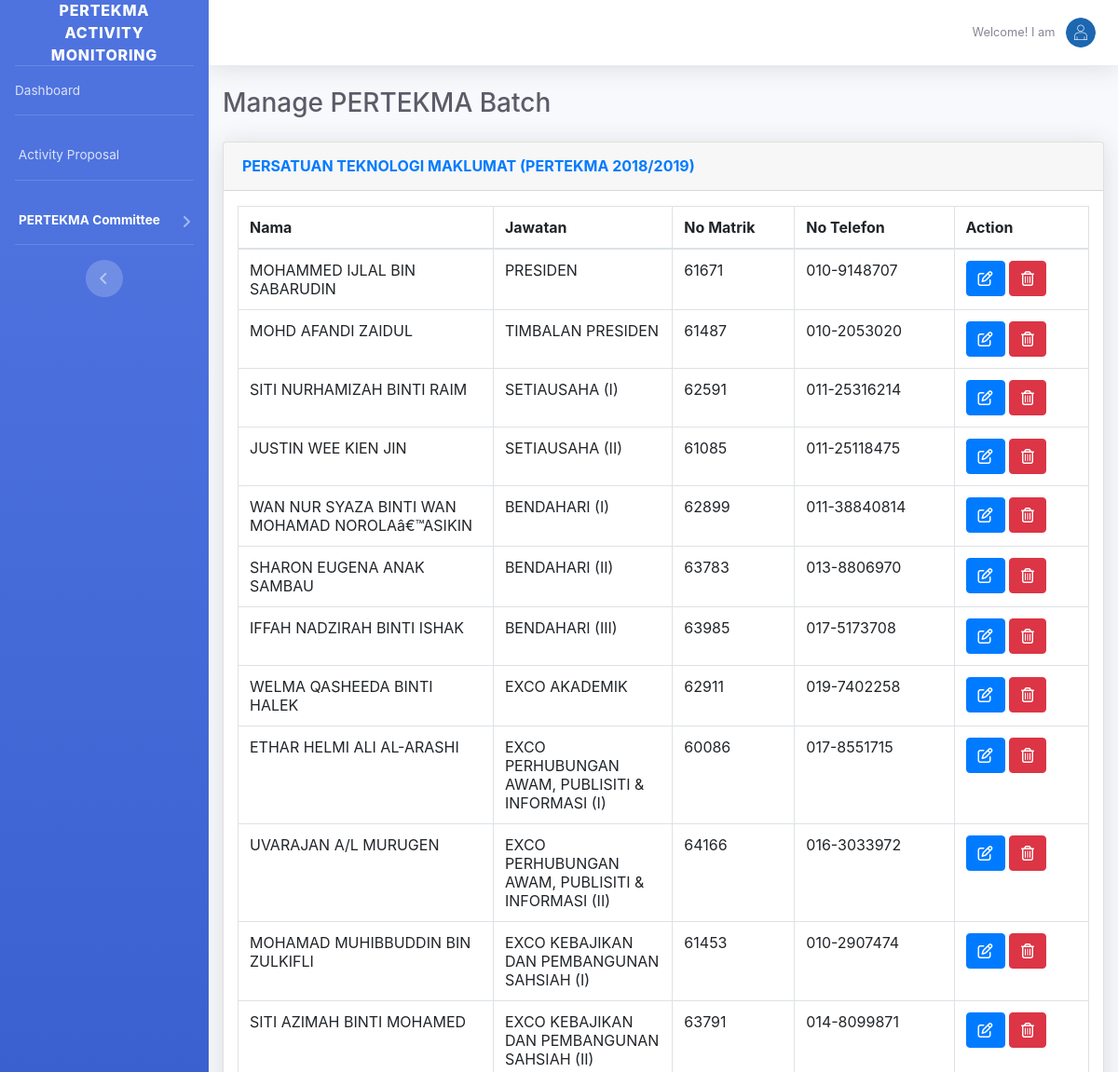
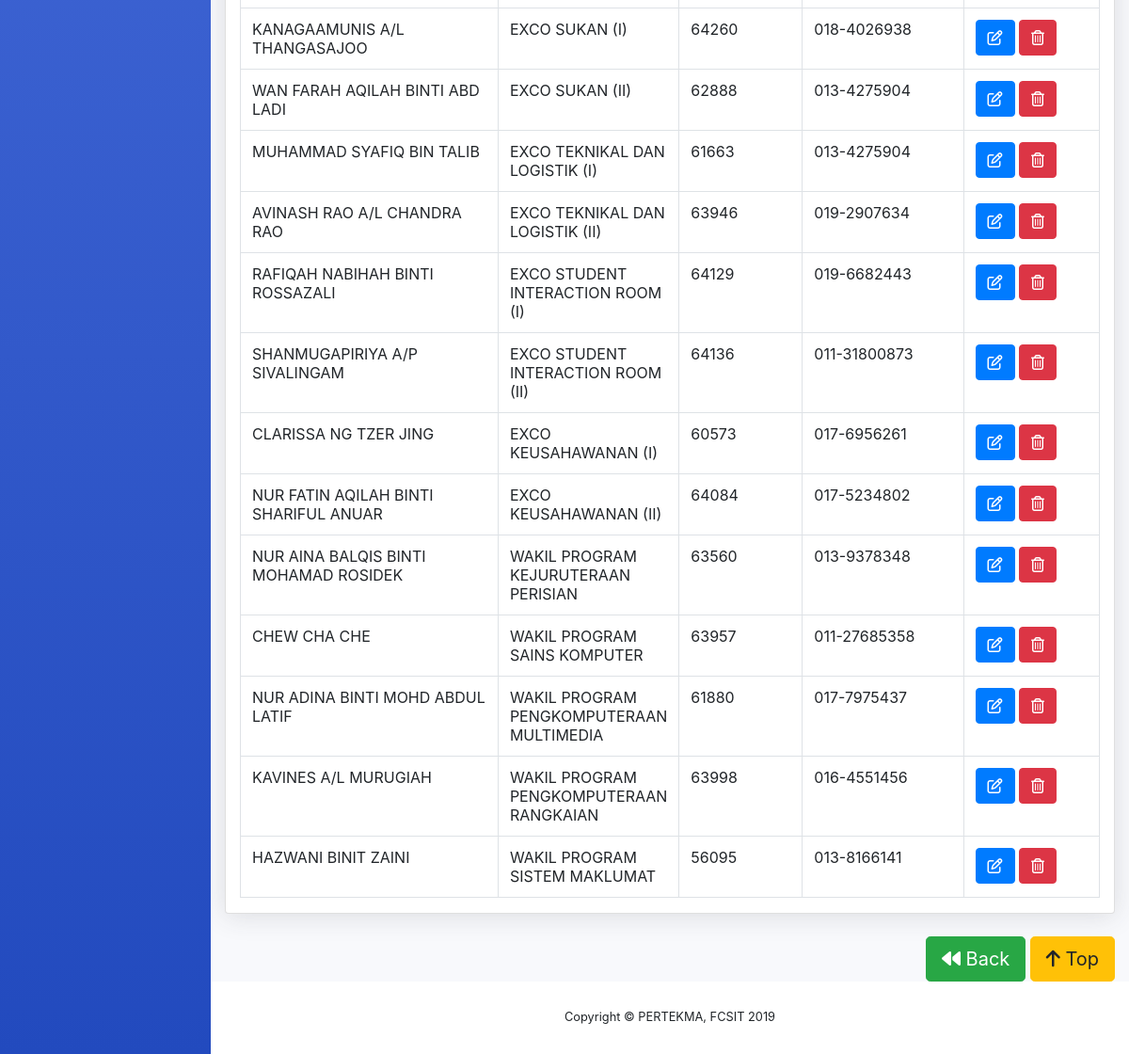
The page /admin/acaSession-view.php?id=3 on the database its author committed (2 pictures, top to bottom).
### tables this page shows
CREATE TABLE `academicsession` (
  `acaSessionId` int(11) NOT NULL,
  `iduser` int(11) NOT NULL,
  `pertekma` varchar(255) NOT NULL,
  `acaSession` varchar(255) NOT NULL,
  `totalProposal` int(11) NOT NULL
);

CREATE TABLE `acadetail` (
  `idacaDetail` int(11) NOT NULL,
  `idacaSession` int(11) NOT NULL,
  `acaName` varchar(255) NOT NULL,
  `acaJawatan` varchar(255) NOT NULL,
  `acaNoMatric` varchar(255) NOT NULL,
  `acanoTel` varchar(255) NOT NULL
);

### admin/acaSession-view.php (the view, shortened to what this page needs)
<?php
	require_once('../connect.php');
?>
<?php
$acaSessionId=$_GET["id"];
?>
<!DOCTYPE html>
<html lang="en">
<head>
  <link href="../vendor/fontawesome-free/css/all.min.css" rel="stylesheet" type="text/css">
  <link href="../css/sb-admin-2.min.css" rel="stylesheet">
  <link href="../vendor/datatables/dataTables.bootstrap4.min.css" rel="stylesheet">
  <link href="../css/bootstrap.min.css" rel="stylesheet">
<link href="../css/calender/css/gijgo.min.css" rel="stylesheet">
</head>
<body id="page-top">
  <div id="wrapper">
    <ul class="navbar-nav bg-gradient-primary sidebar sidebar-dark accordion" id="accordionSidebar">
      <a class="sidebar-brand d-flex align-items-center justify-content-center" href="../index.html">
        <div class="sidebar-brand-text mx-3">PERTEKMA Activity Monitoring</div>
      </a>
      <hr class="sidebar-divider my-0">
      <li class="nav-item ">
        <a class="nav-link" href="index.php">
          <span>Dashboard</span></a>
      </li>
      <hr class="sidebar-divider">
      <li class="nav-item">
        <a class="nav-link" href="proposal.php">
          <span>&nbsp;Activity Proposal</span></a>
      </li>
      <hr class="sidebar-divider">
    <li class="nav-item active ">
        <a class="nav-link collapsed" href="#" data-toggle="collapse" data-target="#collapseThree" aria-expanded="true" aria-controls="collapseThree">
          <span>PERTEKMA Committee</span>
        </a>
      </li>
      <hr class="sidebar-divider d-none d-md-block">
      <div class="text-center d-none d-md-inline">
        <button class="rounded-circle border-0" id="sidebarToggle"></button>
      </div>
    </ul>
    <div id="content-wrapper" class="d-flex flex-column">
      <div id="content">
        <nav class="navbar navbar-expand navbar-light bg-white topbar mb-4 static-top shadow">
          <ul class="navbar-nav ml-auto">
            <li class="nav-item dropdown no-arrow">
              <a class="nav-link dropdown-toggle" href="#" id="userDropdown" role="button" data-toggle="dropdown" aria-haspopup="true" aria-expanded="false">
                <span class="mr-2 d-none d-lg-inline text-gray-600 small">Welcome! I am&nbsp;<?php echo $username; ?></span>
                <img class="img-profile rounded-circle" src="../img/sue.png">
              </a>
            </li>
          </ul>
        </nav>
        <div class="container-fluid">
          <div class="d-sm-flex align-items-center justify-content-between mb-4">
            <h1 class="h3 mb-0 text-gray-800">Manage PERTEKMA Batch</h1>
          </div>
          <div id="page-wrapper">
            <div class="row">
            	<div class="col-lg-12">
            		<div class="card shadow mb-4">
					<div class="card-header py-3">
					  <h6 class="m-0 font-weight-bold text-primary">
							PERSATUAN TEKNOLOGI MAKLUMAT (<?php $queryPertekma=mysqli_query($con, "SELECT * FROM academicsession WHERE acaSessionId='$acaSessionId'");
						$rowPertekma=mysqli_fetch_array($queryPertekma);
						echo $rowPertekma["pertekma"];
						?>)
							</h6>
					</div>
					<div class="container">
						<table class="table table-bordered"  width="100%" cellspacing="0">
						  <thead>
							<tr>
							  <th width="30%">Nama</th>
							  <th width="20%">Jawatan</th>
							  <th>No Matrik</th>
							  <th>No Telefon</th>
							  <th>Action</th>
							</tr>
						  </thead>
						  <tbody>
							<?php
							$acadetail=mysqli_query($con, "SELECT * FROM acadetail WHERE idacaSession='$acaSessionId'");
							  while($col = mysqli_fetch_array($acadetail)){
								  $Bil=$col["idacaDetail"];
								  $Nama=$col["acaName"];
								  $Jawatan=$col["acaJawatan"];
								  $NoMatric=$col["acaNoMatric"];
								  $NoTel=$col["acanoTel"];
							?>
							<tr>
							  <td><?php echo $Nama; ?></td>
							  <td><?php echo $Jawatan; ?></td>
							  <td><?php echo $NoMatric; ?></td>
							  <td><?php echo $NoTel; ?></td>
							  <td>
								  <a href="#" class="" data-toggle="modal" data-target="#editList<?php echo $Bil; ?>"><span class="btn btn-primary btn-xs fa fa-edit" data-toggle="tooltip" data-placement="left" title="" data-original-title="Edit Detail"></span></a>
								   <a href="#" class="" data-toggle="modal" data-target="#deleteList<?php echo $Bil; ?>"><span class="btn btn-danger btn-xs fa fa-trash-alt" data-toggle="tooltip" data-placement="left" title="" data-original-title="Delete Detail"></span></a>
							  </td>
							</tr>
							<?php } ?>
						  </tbody>
						</table>
					</div>
				  </div>
				</div>
            </div>
             </div>
        <div class="row">
		<div class="col-lg-12">
			<div style="float: right;">
            	<a class="btn btn-success btn-lg" href="acaSession-add.php?id=<?php echo $acaSessionId; ?>" id="btnBack"><i class="fa fa-backward"></i> Back</a>
				<a class="btn btn-warning btn-lg" href="#" id="btnToTop"><i class="fa fa-arrow-up"></i> Top</a>
			</div>
		</div>
		</div>
      </div>
      <footer class="sticky-footer bg-white">
        <div class="container my-auto">
          <div class="copyright text-center my-auto">
            <span>Copyright &copy; PERTEKMA, FCSIT 2019</span>
          </div>
        </div>
      </footer>
    </div>
  </div>
</body>
</html>

### rows shown on the page
academicsession: pertekma "PERTEKMA 2018/2019"
acadetail: acaName "MOHAMMED IJLAL BIN SABARUDIN", acaJawatan "PRESIDEN", acaNoMatric "61671", acanoTel "010-9148707"
acadetail: acaName "MOHD AFANDI ZAIDUL", acaJawatan "TIMBALAN PRESIDEN", acaNoMatric "61487", acanoTel "010-2053020"
acadetail: acaName "SITI NURHAMIZAH BINTI RAIM", acaJawatan "SETIAUSAHA (I)", acaNoMatric "62591", acanoTel "011-25316214"
acadetail: acaName "JUSTIN WEE KIEN JIN", acaJawatan "SETIAUSAHA (II)", acaNoMatric "61085", acanoTel "011-25118475"
acadetail: acaName "WAN NUR SYAZA BINTI WAN MOHAMAD NOROLAâ€™ASIKIN", acaJawatan "BENDAHARI (I)", acaNoMatric "62899", acanoTel "011-38840814"
acadetail: acaName "SHARON EUGENA ANAK SAMBAU", acaJawatan "BENDAHARI (II)", acaNoMatric "63783", acanoTel "013-8806970"
acadetail: acaName "IFFAH NADZIRAH BINTI ISHAK", acaJawatan "BENDAHARI (III)", acaNoMatric "63985", acanoTel "017-5173708"
acadetail: acaName "WELMA QASHEEDA BINTI HALEK", acaJawatan "EXCO AKADEMIK", acaNoMatric "62911", acanoTel "019-7402258"
acadetail: acaName "ETHAR HELMI ALI AL-ARASHI", acaJawatan "EXCO PERHUBUNGAN AWAM, PUBLISITI & INFORMASI (I)", acaNoMatric "60086", acanoTel "017-8551715"
acadetail: acaName "UVARAJAN A/L MURUGEN", acaJawatan "EXCO PERHUBUNGAN AWAM, PUBLISITI & INFORMASI (II)", acaNoMatric "64166", acanoTel "016-3033972"
acadetail: acaName "MOHAMAD MUHIBBUDDIN BIN ZULKIFLI", acaJawatan "EXCO KEBAJIKAN DAN PEMBANGUNAN SAHSIAH (I)", acaNoMatric "61453", acanoTel "010-2907474"
acadetail: acaName "SITI AZIMAH BINTI MOHAMED", acaJawatan "EXCO KEBAJIKAN DAN PEMBANGUNAN SAHSIAH (II)", acaNoMatric "63791", acanoTel "014-8099871"
acadetail: acaName "KANAGAAMUNIS A/L THANGASAJOO", acaJawatan "EXCO SUKAN (I)", acaNoMatric "64260", acanoTel "018-4026938"
acadetail: acaName "WAN FARAH AQILAH BINTI ABD LADI", acaJawatan "EXCO SUKAN (II)", acaNoMatric "62888", acanoTel "013-4275904"
acadetail: acaName "MUHAMMAD SYAFIQ BIN TALIB", acaJawatan "EXCO TEKNIKAL DAN LOGISTIK (I)", acaNoMatric "61663", acanoTel "013-4275904"
acadetail: acaName "AVINASH RAO A/L CHANDRA RAO", acaJawatan "EXCO TEKNIKAL DAN LOGISTIK (II)", acaNoMatric "63946", acanoTel "019-2907634"
acadetail: acaName "RAFIQAH NABIHAH BINTI ROSSAZALI", acaJawatan "EXCO STUDENT INTERACTION ROOM (I)", acaNoMatric "64129", acanoTel "019-6682443"
acadetail: acaName "SHANMUGAPIRIYA A/P SIVALINGAM", acaJawatan "EXCO STUDENT INTERACTION ROOM (II)", acaNoMatric "64136", acanoTel "011-31800873"
acadetail: acaName "CLARISSA NG TZER JING", acaJawatan "EXCO KEUSAHAWANAN (I)", acaNoMatric "60573", acanoTel "017-6956261"
acadetail: acaName "NUR FATIN AQILAH BINTI SHARIFUL ANUAR", acaJawatan "EXCO KEUSAHAWANAN (II)", acaNoMatric "64084", acanoTel "017-5234802"
acadetail: acaName "NUR AINA BALQIS BINTI MOHAMAD ROSIDEK", acaJawatan "WAKIL PROGRAM KEJURUTERAAN PERISIAN", acaNoMatric "63560", acanoTel "013-9378348"
acadetail: acaName "CHEW CHA CHE", acaJawatan "WAKIL PROGRAM SAINS KOMPUTER", acaNoMatric "63957", acanoTel "011-27685358"
acadetail: acaName "NUR ADINA BINTI MOHD ABDUL LATIF", acaJawatan "WAKIL PROGRAM PENGKOMPUTERAAN MULTIMEDIA", acaNoMatric "61880", acanoTel "017-7975437"
acadetail: acaName "KAVINES A/L MURUGIAH", acaJawatan "WAKIL PROGRAM PENGKOMPUTERAAN RANGKAIAN", acaNoMatric "63998", acanoTel "016-4551456"
acadetail: acaName "HAZWANI BINIT ZAINI", acaJawatan "WAKIL PROGRAM SISTEM MAKLUMAT", acaNoMatric "56095", acanoTel "013-8166141"
